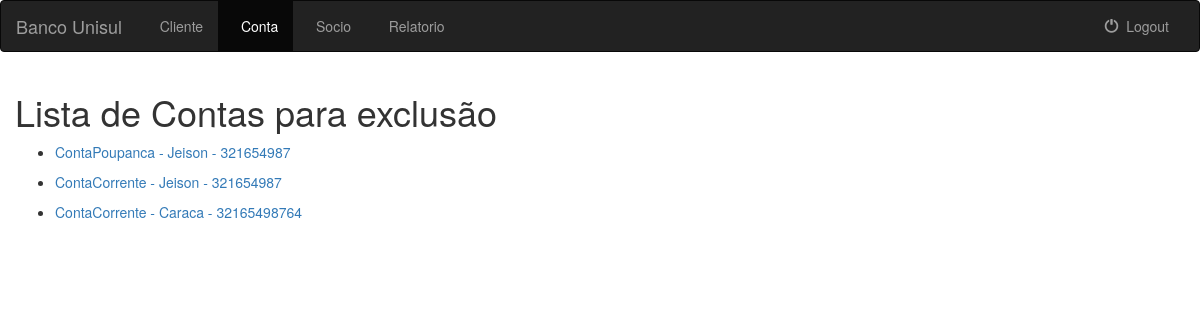
The page /listaexcluiconta/ (signed in) on the database as committed earlier.
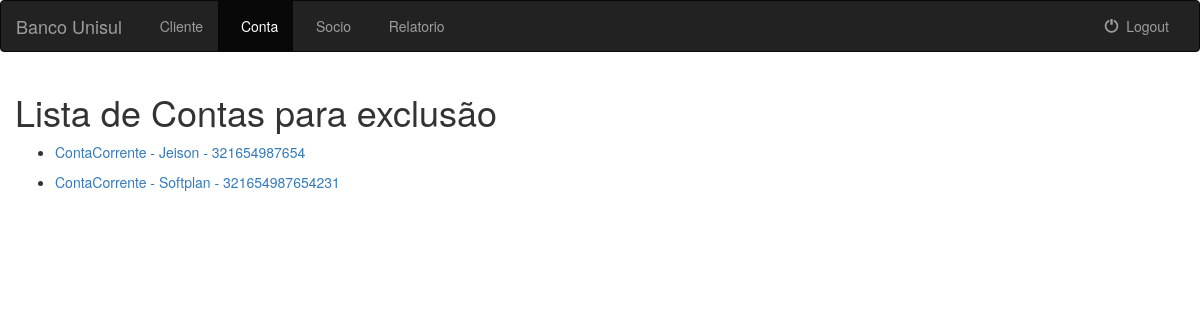
The same page on the database as committed later.
### banco_unisul/models.py (models this page shows, shortened)
class Conta(models.Model):
    TIPO_CONTA = (
        (1, 'ContaCorrente'),
        (2, 'ContaPoupanca'),
    )
    agencia = models.ForeignKey(Agencia, on_delete=models.CASCADE)
    cliente = models.ForeignKey(Cliente, on_delete=models.CASCADE)
    tpconta = models.IntegerField("Tipo da Conta", choices=TIPO_CONTA)
    saldo = models.IntegerField()
    chespecial = models.IntegerField("Limite cheque especial")
    flespecial = models.BooleanField("Utiliza cheque especial")
    class META:
        unique_together = (("cliente", "tpconta"),)
    def __str__(self):
        try:
            return self.get_tpconta_display() + ' - ' + self.cliente.nome + ' - ' + ClientePF.objects.get(id=self.cliente.id).CPF
        except:
            return self.get_tpconta_display() + ' - ' + self.cliente.nome + ' - ' + ClientePJ.objects.get(id=self.cliente.id).CNPJ

class Cliente(models.Model):
    nome = models.CharField(max_length=200)
    endereco = models.CharField(max_length=200)
    class META:
        abstract = True

class ClientePF(Cliente):
    CPF = models.CharField(max_length=11, unique=True)
    dtnascimento = models.DateField("Data de Nascimento")

class ClientePJ(Cliente):
    CNPJ = models.CharField(max_length=30, unique=True)

### banco_unisul/views.py (the view)
# urls.py: url(r'^listaexcluiconta/$', views.ContaExclusao.as_view(), name='listaexcluiconta'),
class ContaExclusao(LoginRequiredMixin, generic.ListView):
    model = Socio
    template_name = 'banco_unisul/listaexcluiconta.html'
    context_object_name = 'todas_contas'
    def get_queryset(self):
        return Conta.objects.all().select_related("cliente")

### templates/banco_unisul/listaexcluiconta.html (shortened to what this page needs)
{% extends 'banco_unisul/baseinterno.html' %}
{% block cad_conta %}active{% endblock %}
{% block body %}
    {% if todas_contas %}
        <h1 class="col-sm-12">Lista de Contas para exclusão</h1>
        {% for conta in todas_contas %}
            <div class="col-sm-10">
                <ul>
                    <li><a href="{% url 'banco_unisul:exc_conta-delete' conta.id %}">{{ conta }}</a></li>
                </ul>
            </div>
        {% endfor %}
    {% else %}
        <div>
            <h2>
                Não existe contas cadastradas.
            </h2>
        </div>
    {% endif %}
{% endblock %}

Rows that differ between the two databases and show on the page:
removed Conta: tpconta+cliente "ContaPoupanca - Jeison - 321654987"
removed Conta: tpconta+cliente "ContaCorrente - Jeison - 321654987"
removed Conta: tpconta+cliente "ContaCorrente - Caraca - 32165498764"
added Conta: tpconta+cliente "ContaCorrente - Jeison - 321654987654"
added Conta: tpconta+cliente "ContaCorrente - Softplan - 321654987654231"
